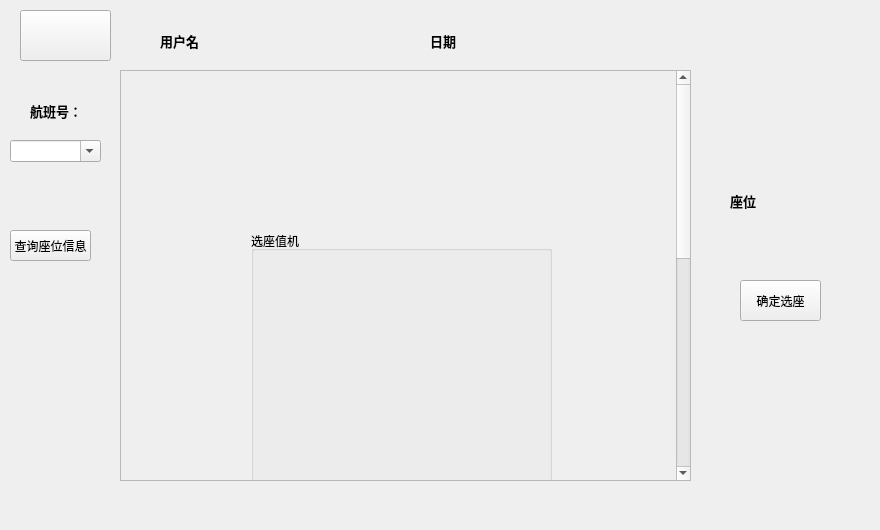
<?xml version="1.0" encoding="UTF-8"?>
<ui version="4.0">
 <class>SeatSelection</class>
 <widget class="QWidget" name="SeatSelection">
  <property name="geometry">
   <rect>
    <x>0</x>
    <y>0</y>
    <width>880</width>
    <height>530</height>
   </rect>
  </property>
  <property name="sizePolicy">
   <sizepolicy hsizetype="Expanding" vsizetype="Expanding">
    <horstretch>0</horstretch>
    <verstretch>0</verstretch>
   </sizepolicy>
  </property>
  <property name="minimumSize">
   <size>
    <width>300</width>
    <height>500</height>
   </size>
  </property>
  <property name="windowTitle">
   <string>Form</string>
  </property>
  <property name="windowIcon">
   <iconset resource="image.qrc">
    <normaloff>:/new/prefix2/image/planeicon.png</normaloff>:/new/prefix2/image/planeicon.png</iconset>
  </property>
  <widget class="QLabel" name="flightNumberLabel">
   <property name="geometry">
    <rect>
     <x>30</x>
     <y>100</y>
     <width>71</width>
     <height>21</height>
    </rect>
   </property>
   <property name="font">
    <font>
     <pointsize>10</pointsize>
     <bold>true</bold>
    </font>
   </property>
   <property name="text">
    <string>航班号：</string>
   </property>
  </widget>
  <widget class="QLabel" name="selectedSeatLabel">
   <property name="geometry">
    <rect>
     <x>730</x>
     <y>180</y>
     <width>131</width>
     <height>41</height>
    </rect>
   </property>
   <property name="font">
    <font>
     <pointsize>10</pointsize>
     <bold>true</bold>
    </font>
   </property>
   <property name="text">
    <string>座位</string>
   </property>
  </widget>
  <widget class="QLabel" name="departureTimeLabel">
   <property name="geometry">
    <rect>
     <x>430</x>
     <y>30</y>
     <width>151</width>
     <height>21</height>
    </rect>
   </property>
   <property name="font">
    <font>
     <pointsize>10</pointsize>
     <bold>true</bold>
    </font>
   </property>
   <property name="text">
    <string>日期</string>
   </property>
  </widget>
  <widget class="QPushButton" name="confirmButton">
   <property name="geometry">
    <rect>
     <x>740</x>
     <y>280</y>
     <width>81</width>
     <height>41</height>
    </rect>
   </property>
   <property name="text">
    <string>确定选座</string>
   </property>
  </widget>
  <widget class="QPushButton" name="backButton">
   <property name="geometry">
    <rect>
     <x>20</x>
     <y>10</y>
     <width>91</width>
     <height>51</height>
    </rect>
   </property>
   <property name="styleSheet">
    <string notr="true">image: url(:/new/prefix1/image/array_left.png);</string>
   </property>
   <property name="text">
    <string/>
   </property>
  </widget>
  <widget class="QScrollArea" name="scrollArea">
   <property name="geometry">
    <rect>
     <x>120</x>
     <y>70</y>
     <width>571</width>
     <height>411</height>
    </rect>
   </property>
   <property name="widgetResizable">
    <bool>true</bool>
   </property>
   <widget class="QWidget" name="scrollAreaWidgetContents">
    <property name="geometry">
     <rect>
      <x>0</x>
      <y>0</y>
      <width>552</width>
      <height>900</height>
     </rect>
    </property>
    <property name="minimumSize">
     <size>
      <width>400</width>
      <height>900</height>
     </size>
    </property>
    <widget class="QLabel" name="label">
     <property name="geometry">
      <rect>
       <x>-90</x>
       <y>-90</y>
       <width>801</width>
       <height>1200</height>
      </rect>
     </property>
     <property name="styleSheet">
      <string notr="true">image: url(:/new/prefix1/image/plane.jpg);</string>
     </property>
     <property name="text">
      <string>TextLabel</string>
     </property>
    </widget>
    <widget class="QGroupBox" name="seatGroupBox">
     <property name="geometry">
      <rect>
       <x>130</x>
       <y>160</y>
       <width>301</width>
       <height>961</height>
      </rect>
     </property>
     <property name="sizePolicy">
      <sizepolicy hsizetype="Expanding" vsizetype="Expanding">
       <horstretch>0</horstretch>
       <verstretch>0</verstretch>
      </sizepolicy>
     </property>
     <property name="minimumSize">
      <size>
       <width>300</width>
       <height>750</height>
      </size>
     </property>
     <property name="title">
      <string>选座值机</string>
     </property>
    </widget>
   </widget>
  </widget>
  <widget class="QLabel" name="passengerLabel">
   <property name="geometry">
    <rect>
     <x>160</x>
     <y>30</y>
     <width>131</width>
     <height>21</height>
    </rect>
   </property>
   <property name="font">
    <font>
     <pointsize>10</pointsize>
     <bold>true</bold>
    </font>
   </property>
   <property name="text">
    <string>用户名</string>
   </property>
  </widget>
  <widget class="QLabel" name="label_3">
   <property name="geometry">
    <rect>
     <x>-80</x>
     <y>-70</y>
     <width>1061</width>
     <height>631</height>
    </rect>
   </property>
   <property name="styleSheet">
    <string notr="true">image: url(:/new/prefix1/image/background.png);</string>
   </property>
   <property name="text">
    <string>TextLabel</string>
   </property>
  </widget>
  <widget class="QPushButton" name="searchBtn">
   <property name="geometry">
    <rect>
     <x>10</x>
     <y>230</y>
     <width>81</width>
     <height>31</height>
    </rect>
   </property>
   <property name="text">
    <string>查询座位信息</string>
   </property>
  </widget>
  <widget class="QComboBox" name="flightBox">
   <property name="geometry">
    <rect>
     <x>10</x>
     <y>140</y>
     <width>91</width>
     <height>22</height>
    </rect>
   </property>
   <property name="editable">
    <bool>true</bool>
   </property>
  </widget>
  <zorder>label_3</zorder>
  <zorder>flightNumberLabel</zorder>
  <zorder>selectedSeatLabel</zorder>
  <zorder>departureTimeLabel</zorder>
  <zorder>confirmButton</zorder>
  <zorder>backButton</zorder>
  <zorder>scrollArea</zorder>
  <zorder>passengerLabel</zorder>
  <zorder>searchBtn</zorder>
  <zorder>flightBox</zorder>
 </widget>
 <resources>
  <include location="image.qrc"/>
 </resources>
 <connections/>
</ui>
